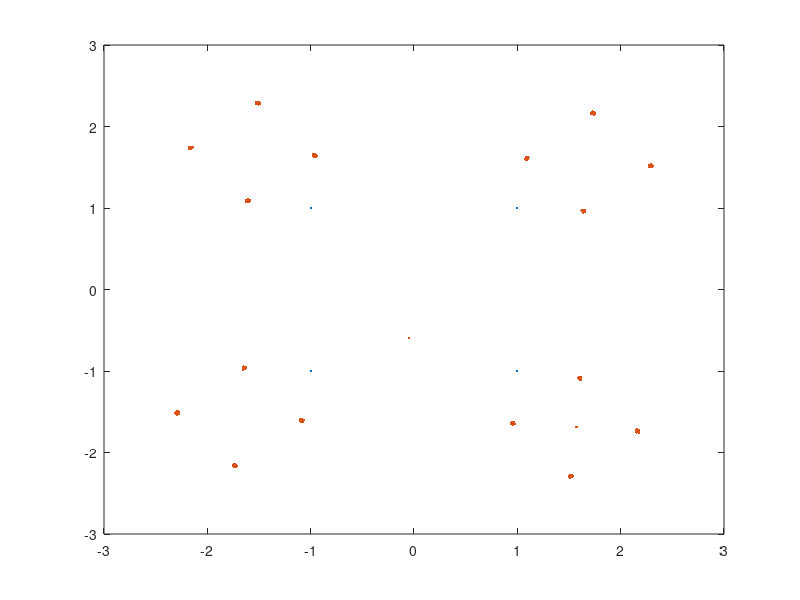

MATLAB code to generate this figure:
clear;
close all;
Ls=1000;
SNR_dB=40;
P=1;
multipath=2;

signal_r=2*(rand([Ls,1])>0.5)-1;
signal_i=2*(rand([Ls,1])>0.5)-1;
QPSK=signal_r+1i*signal_i;

Es=((QPSK)' *(QPSK) ) / Ls;
N0=Es/10^(SNR_dB/10);
h=sqrt(P/2)*(randn(1,multipath)+1i*randn(1,multipath));
fading=conv(QPSK , h);
noise=sqrt(N0/4)*( randn(length(fading),1)+1i*randn(length(fading),1) );
received = fading+noise;

plot(QPSK,'.'); hold on
plot(received,'.');